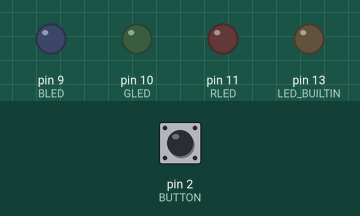
Simulated run of this sketch. Board: Arduino Uno, built with avr-gcc and run on an emulated ATmega328P. Shown: output pins drawn as LEDs (lit = HIGH). The inputs (shaded band) are chosen by the test bench; at power-on: pin 2 (BUTTON) LOW.

Above: at 1.2 s.
1.3 s: pin 2 (BUTTON) pulled HIGH for 0.15 s
At 2.4 s:
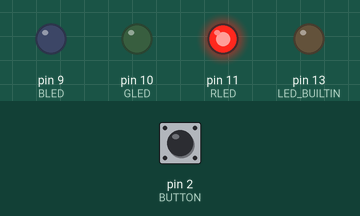
2.9 s: pin 2 (BUTTON) pulled HIGH for 1 s
At 3.7 s:
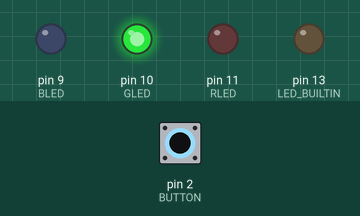
5.4 s: pin 2 (BUTTON) pulled HIGH for 0.15 s
At 6.6 s:
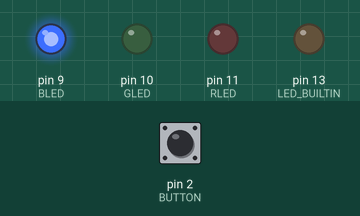
7.0 s: pin 2 (BUTTON) pulled HIGH for 3.2 s
At 8.0 s:
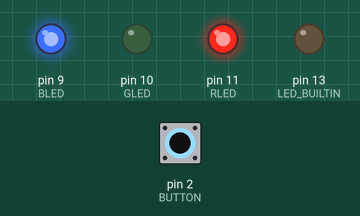
11.7 s: pin 2 (BUTTON) pulled HIGH for 0.15 s
At 12.7 s:
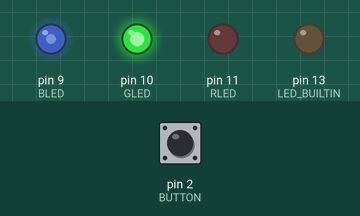
13.3 s: pin 2 (BUTTON) pulled HIGH for 1 s
At 14.0 s:
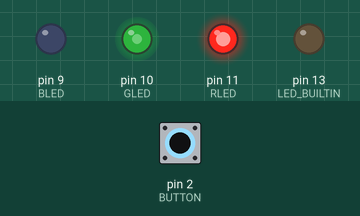
Timing chart, 0 to 16.3 s (numbered marks = the images above; inputs shaded):
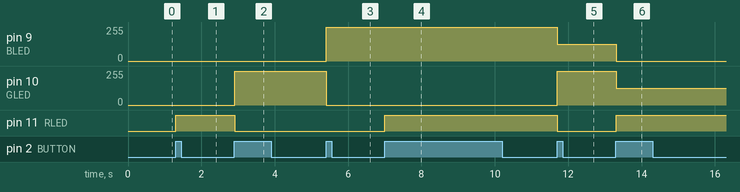

Measured:
- after the input at 1.3 s, pin 11 (RLED): LOW → HIGH at once
- after the input at 2.9 s, pin 10 (GLED): 0/255 → 255/255 at once; pin 11 (RLED): HIGH → LOW at once
- after the input at 5.4 s, pin 9 (BLED): 0/255 → 255/255 at once; pin 10 (GLED): 255/255 → 0/255 at once
- after the input at 7.0 s, pin 11 (RLED): LOW → HIGH at once
- after the input at 11.7 s, pin 9 (BLED): 255/255 → 127/255 at once; pin 10 (GLED): 0/255 → 255/255 at once; pin 11 (RLED): HIGH → LOW at once
- after the input at 13.3 s, pin 9 (BLED): 127/255 → 0/255 at once; pin 10 (GLED): 255/255 → 127/255 at once; pin 11 (RLED): LOW → HIGH at once

The sketch:

led_button_rgb.ino
```cpp
const int BLED=9;
const int GLED=10;
const int RLED=11;
const int BUTTON=2;
boolean lastButton = LOW;
boolean currentButton = LOW;
int ledMode = 0;

void setup() {
  pinMode(LED_BUILTIN, OUTPUT);
  digitalWrite(LED_BUILTIN, LOW);

  pinMode(BLED,OUTPUT);
  pinMode(GLED,OUTPUT);
  pinMode(RLED,OUTPUT);
  pinMode(BUTTON,INPUT);
}

boolean debounce(boolean last) {
  boolean current = digitalRead(BUTTON);
  if (last != current) {
    delay(5);
    current = digitalRead(BUTTON);
  }
  return current;
}

void setMode(int mode) {
  //КРАСНЫЙ
  if (mode==1) {
    analogWrite(RLED,255);
    analogWrite(GLED,0);
    analogWrite(BLED,0);
  }
  //ЗЕЛЕНЫЙ
  else if (mode==2) {
    analogWrite(RLED,0);
    analogWrite(GLED,255);
    analogWrite(BLED,0);
  }
  //СИНИЙ
  else if (mode==3) {
    analogWrite(RLED,0);
    analogWrite(GLED,0);
    analogWrite(BLED,255);
  }
  //ФИОЛЕТОВЫЙ
  else if (mode==4) {
    analogWrite(RLED,255);
    analogWrite(GLED,0);
    analogWrite(BLED,255);
  }
  //ЗЕЛЕНОВАТО-ГОЛУБОЙ
  else if (mode==5) {
    analogWrite(RLED,0);
    analogWrite(GLED,255);
    analogWrite(BLED,127);
  }
  //ОРАНЖЕВЫЙ
  else if (mode==6) {
    analogWrite(RLED,255);
    analogWrite(GLED,127);
    analogWrite(BLED,0);
  }
  //БЕЛЫЙ
  else if (mode==7) {
    analogWrite(RLED,170);
    analogWrite(GLED,170);
    analogWrite(BLED,170);
  }
  //ОТКЛЮЧЕН
  else {
    digitalWrite(RLED,LOW);
    digitalWrite(GLED,LOW);
    digitalWrite(BLED,LOW);
  }
}

void loop() {
  currentButton = debounce(lastButton);
  if (lastButton == LOW && currentButton == HIGH) {
    ledMode++;
  }
  lastButton = currentButton;
  if (ledMode==8) ledMode = 0;
  setMode(ledMode);
}
```
